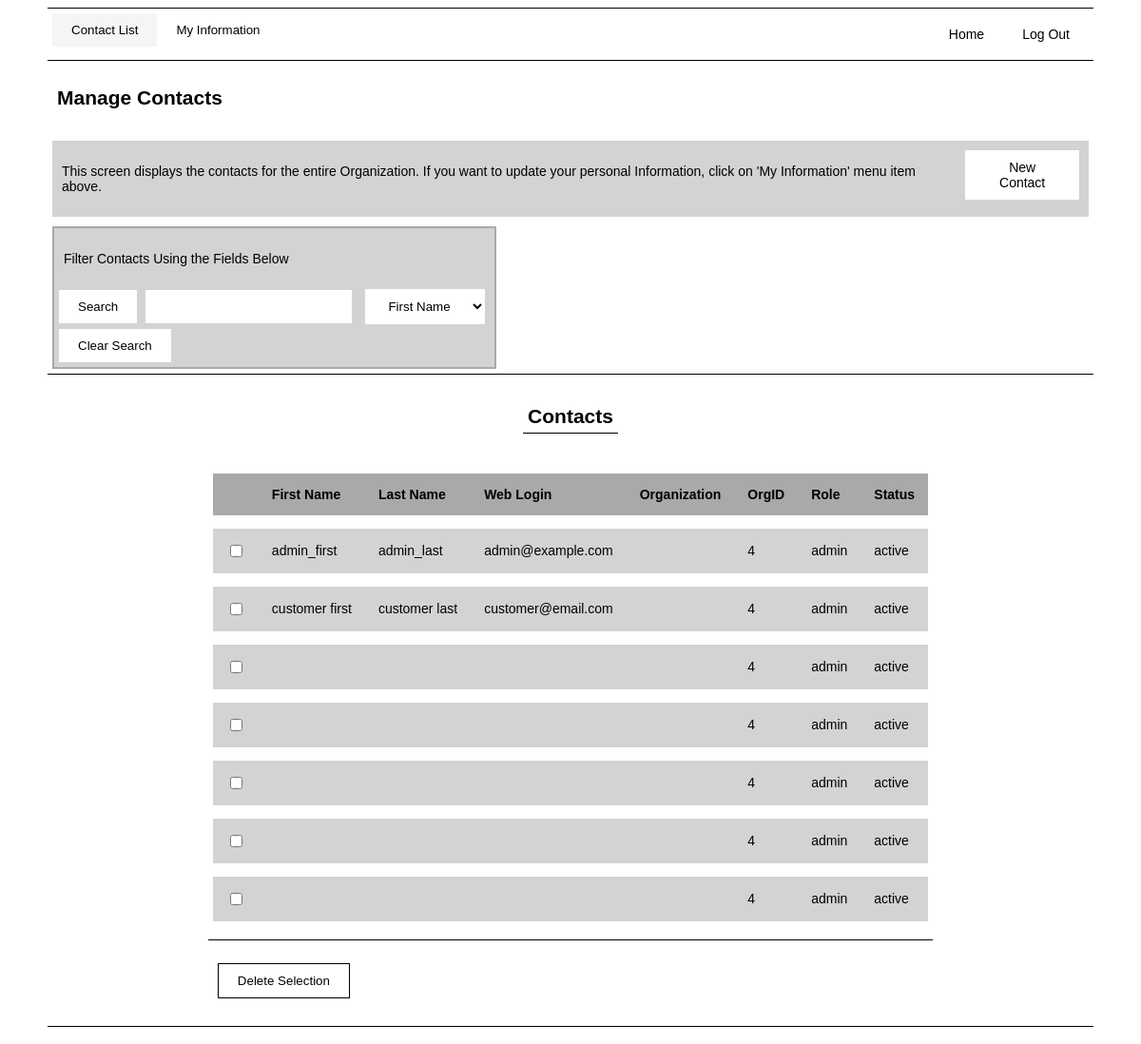
/contacts/ (signed in), run on the app's committed database.
### manage_contacts/models.py (models this page shows, shortened)
class Contact(models.Model):
    phone = models.IntegerField(null=True)
    creation_date = models.DateTimeField("Date Created", null=True)
    ROLE_CHOICES = [('admin', 'admin'), ('user', 'user')]
    role = models.CharField(max_length=50, choices=ROLE_CHOICES, null=True)
    STATUS_CHOICES = [('active', 'active'), ('removed', 'removed')]
    status = models.CharField(max_length=50, choices=STATUS_CHOICES, null=True)
    organization = models.ForeignKey(Organization, on_delete=models.CASCADE, null=True)
    user = models.OneToOneField(User, unique=True, on_delete=models.CASCADE, null=True)

### manage_contacts/views.py (the view, shortened to what this page needs)
# urls.py: path('contacts/', include('manage_contacts.urls')),
@login_required
def manage_contacts(request):
    current_user = request.user
    user_id = current_user.id
    user_email = current_user.email
    user_data = Contact.objects.filter(user_id=user_id).get()
    user_role = user_data.role
    user_org = user_data.organization.org_name
    org_id = user_data.organization.id
    user_objects = User.objects
    contact_objects = Contact.objects.filter(organization=org_id)
    contact_list = []
    for contact in contact_objects:
        user_dict = {}
        user_id = contact.user.id
        user = user_objects.filter(id=user_id).get()
        user_dict["first_name"] = user.first_name
        user_dict["last_name"] = user.last_name
        user_dict["email"] = user.email
        user_dict["contact_id"] = contact.id
        user_dict["role"] = contact.role
        user_dict["status"] = contact.status
        user_dict["org_id"] = contact.organization.id
        user_dict["user_org"] = contact.organization.org_name
        contact_list.append(user_dict)
    filter_form = SearchChoiceForm()
    if request.GET.get('delete_contact_selection'):
        print("hello")
        user_selection = request.GET.getlist("contact_selection")
        delete_contacts(current_user, user_selection)
        messages.add_message(request, messages.INFO, 'Selection Deleted')
        return HttpResponseRedirect(request.path_info)
    context = {'user_email':user_email,
               'user_role':user_role,
               'org_id':org_id,
               'user_org':user_org,
               'contact_list':contact_list,
               'filter_form':filter_form
            }
    return render(request, "manage_contacts/manage-contacts.html", context)

### manage_contacts/forms.py
class SearchChoiceForm(forms.Form):
    choices = [("first_name", "First Name"), ("last_name", "Last Name"), ("email", "Email")]
    search_field = forms.CharField(max_length=50, label='')
    filter_choice = forms.ChoiceField(choices=choices, label='')
    def __init__(self, *args, **kwargs):
        super(SearchChoiceForm, self).__init__(*args, **kwargs)
        self.fields["filter_choice"].widget.attrs['class'] = "ChoiceField"
        self.fields["search_field"].widget.attrs['class'] = "CharField"

### manage_contacts/templates/manage_contacts/manage-contacts.html (shortened to what this page needs)
{% extends "base.html" %}
{% block head %}
{% load static %}
<link rel="stylesheet" type="text/css" href="{% static 'manage_contacts/css/style.css' %}">
{% endblock head %}
{% block banner %}
<div class="flex-container flex-row border-top app-banner">
  <div class="tab">
  <button class="js-tablinks" id="js-default-open" onclick="changePage(event, 'contacts-tab')">Contact List</button>
  <button class="js-tablinks" onclick="changePage(event, 'information-tab')">My Information</button>
  </div>
  <div class="nav-row navigation-buttons">
    <p><a href="{% url 'homepage' %}">Home</a></p>
    <p><a href="{% url 'logout' %}">Log Out</a></p>
  </div>
</div>
{% endblock banner %}
{% block main %}
<div class="flex-container">
<h2 class="text-container"> Manage Contacts </h2>
</div>
<div id="contacts-tab" class="js-tabcontent">
  <div class="flex-container">
    <div class="flex-container flex-row container-border">
      <p class="text-container left-text">
      This screen displays the contacts for the entire Organization. If you want to update your personal Information,
      click on 'My Information' menu item above.
      </p>
      <div class="flex-box">
        <a href="{% url 'add_contact' %}">New Contact</a>
      </div>
    </div>
  </div>
  <div class="flex-container">
    <div class="widget-box">
      <p class="text-container">Filter Contacts Using the Fields Below</p>
      <form method = "GET">
        <input class="button" type="submit" value="Search"/>
        {{ filter_form }}
      </form>
      <form method="get">
        <input class="button" type="submit" name="clear_search" value="Clear Search"/>
      </form>
    </div>
  </div>
  <div class="flex-container flex-center border-top">
    <div class="flex-container flex-center">
      <h2 class="text-container border-bottom">Contacts</h2>
    </div>
    <form method="get">
      <div class="table-scroll">
        <table>
          <tr>
            {% if user_role == "admin" %}
            <th></th>
            {% endif %}
            <th>First Name</th>
            <th>Last Name</th>
            <th>Web Login</th>
            <th>Organization</th>
            <th>OrgID</th>
            <th>Role</th>
            <th>Status</th>
          </tr>
          {% for contact in contact_list %}
          <tr>
            {% if user_role == "admin" %}
            <td><input type="checkbox" name="contact_selection" value="{{ contact.contact_id }}"></td>
            {% endif %}
            <td>{{ contact.first_name }}</td>
            <td>{{ contact.last_name }}</td>
            <td>{{ contact.email }}</td>
            <td>{{ contact.organization.org_name }}</td>
            <td>{{ contact.org_id }}</td>
            <td>{{ contact.role }}</td>
            <td>{{ contact.status }}</td>
          </tr>
          {% endfor %}
        </table>
      </div>
      {% if user_role == "admin" %}
      <div class="flex-container flex-row border-top">
        <p class="text-container"><input type="submit" name="delete_contact_selection" value="Delete Selection"></p>
      </div>
      {% endif %}
    </form>
  </div>
</div>
<div class="flex-container border-top">
</div>
{% endblock main %}

### templates/base.html (shortened to what this page needs)
<!DOCTYPE html>
<html>
  <head>
    {% block head %}{% endblock head %}
    {% load static %}
    <link rel="stylesheet" type="text/css" href="{% static '/css/licensepgm/style.css' %}">
  </head>
  <body>
    {% block banner %}{% endblock banner %}
    <main>
      {% block main %}{% endblock main %}
    </main>
  </body>
</html>

### static/css/licensepgm/style.css (style rules this page uses)
body { margin-left:50px; margin-right:50px; font-size: 14px; font-family: arial; background: white; }
a { background-color:white; color: black; border: 1px solid black; text-align: center; padding: 10px 20px; text-decoration: none; }
input { background-color:white; color: black; border: 1px solid black; text-align: left; padding:10px 20px; text-decoration: none; }
button { background-color:white; color: black; border: 1px solid black; text-align: center; padding: 10px 20px; text-decoration: none; }
input.button { background-color:white; color: black; border: 1px solid black; text-align: center; padding: 10px 20px; text-decoration: none; display: inline-block; }
.tab { width:fit-content; height: fit-content; overflow: hidden; }
.tab button { float: left; border: none; outline: none; cursor: pointer; padding: 10px 20px; }
.tab button.active { background-color: whitesmoke; }
.js-tabcontent { display: none; }
.app-banner { padding:5px; border-bottom: 1px solid black; }
.navigation-buttons a { border: none; }
.nav-row { display: flex; flex-direction: row; margin-left:auto; width:fit-content; height: fit-content; overflow: hidden; }
.ChoiceField { background-color:white; text-align: center; padding: 10px 20px; margin: 5px; }
.CharField { background-color:white; color: black; text-align: left; padding: 10px 20px; margin: 5px; }
.widget-box { width:fit-content; block-size: fit-content; border:2px solid darkgray; padding: 5px; background-color: lightgray; }
.widget-box .CharField { border:none; outline:none; }
.widget-box .ChoiceField { border:none; outline:none; }
.widget-box input { border:none; outline:none; }
.container-border { border:none; outline:none; background-color: lightgray; }
.container-border a { border:none; outline:none; }
table { border-spacing: 0em 1em; width: 100%; text-align:left; overflow-y:auto; padding:5px; }
tr:nth-child(1) { background-color: darkgray; color: inherit; }
th { padding:1em; }
td { background: lightgray; color: black; padding:1em; }
.table-scroll { max-height: 75vh; max-width: 75vw; overflow: auto; }
.flex-container { display:flex; flex-direction: column; padding:5px; }
.flex-box { display:flex; flex-direction: column; width:fit-content; block-size: fit-content; padding:5px; }
.text-container { padding:5px; display:block; width:fit-content; height: fit-content; text-align: center; }
.border-top { border-top: 1px solid black; }
.border-bottom { border-bottom: 1px solid black; }
.flex-row { flex-direction: row; }
.flex-center { align-items: center; justify-content: center; }
.left-text { text-align:left; }

### data on the page
Contact: role "admin", status "active"
Contact: role "admin", status "active"
Contact: role "admin", status "active"
Contact: role "admin", status "active"
Contact: role "admin", status "active"
Contact: role "admin", status "active"
Contact: role "admin", status "active"

### other printed values
{{ contact.first_name }} "admin_first" "customer first"
{{ contact.last_name }} "admin_last" "customer last"
{{ contact.email }} "admin@example.com" "customer@email.com"
{{ contact.org_id }} "4" "4" "4" "4" "4" "4" "4"
